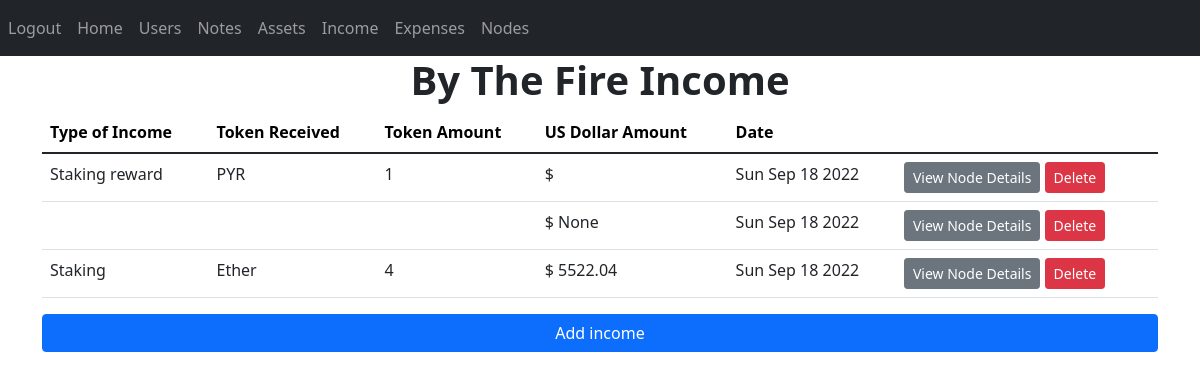
Screenshot of /income (signed in) with the database file from the repository.
### website/models.py (models this page shows)
class transactionIncome(db.Model):
    id = db.Column(db.Integer, primary_key=True)
    type = db.Column(db.String(50), default=None)
    token = db.Column(db.String(50), default=None)
    token_amount = db.Column(db.Integer, default=None)
    dollar_amount = db.Column(db.Integer, default=None)
    transaction_date = db.Column(db.DateTime(timezone-True), default=None)
    income_description = db.Column(db.String(10000), default=None)

### website/views.py (the view)
@views.route('/income', methods = ['GET', 'POST'])
@login_required
def income_home():
    income = transactionIncome.query.all()
    for row in income:
        row.transaction_date = row.transaction_date.strftime("%a %b %d %Y")
    return render_template('/income/income_home.html', user=current_user, income=income)

### website/__init__.py (called while the page is built)
def create_app():
    app = Flask(__name__)
    app.config['SECRET_KEY'] = '@ByTheFireGuild383'
    app.config['SQLALCHEMY_DATABASE_URI'] = f'sqlite:///{DB_NAME}'
    db.init_app(app)
    from .views import views
    from .auth import auth
    app.register_blueprint(views, url_prefix='/')
    app.register_blueprint(auth, url_prefix='/')
    from .models import User, Note, Asset
    create_database(app)
    admin = Admin(app)
    admin.add_view(ModelView(User, db.session))
    login_manager = LoginManager()
    login_manager.login_view = 'auth.login'
    login_manager.init_app(app)
    @login_manager.user_loader
    def load_user(id):
        return User.query.get(int(id))
    return app

### website/templates/income/income_home.html (shortened to what this page needs)
{% extends 'base.html' %}
{% block content %}
<h1 align="center"><strong>By The Fire Income</strong></h1>
    <table class="table table-sortable">
        <thead>
          <tr>
            <th scope="col">Type of Income</th>
            <th scope="col">Token Received</th>
            <th scope="col">Token Amount</th>
            <th scope="col">US Dollar Amount</th>
            <th scope="col">Date</th>
          </tr>
        </thead>
        <tbody>
        {% for row in income %}
          <tr>
            <td>{{ row.type }}</td>
            <td>{{ row.token }}</td>
            <td>{{ row.token_amount }}</td>
            <td>$ {{ row.dollar_amount }}</td>
            <td>{{ row.transaction_date }}</td>
            <td>
              <a href="#" class="btn btn-sm btn-secondary" role="button">View Node Details</a>
              <a href="/delete-income/{{ row.id }}" class="btn btn-sm btn-danger" role="button">Delete</a>
            </td>
          </tr>
        {% endfor %}
        </tbody>
    </table>
<div class="d-grid gap-2">
    <a href="/add-income" class="btn btn-primary role" role="button">Add income</a>
</div>
{% endblock %}

### website/templates/base.html (shortened to what this page needs)
<!DOCTYPE html>
<html>
    <head>
        <link
            href="https://cdn.jsdelivr.net/npm/bootstrap@5.1.3/dist/css/bootstrap.min.css"
            rel="stylesheet"
        />
        <link
            rel="stylesheet"
            href="https://cdnjs.cloudflare.com/ajax/libs/font-awesome/6.0.0/css/all.min.css"
        />
        <link
        rel="stylesheet"
        href="./static/css/tablesort.css"
        />
    </head>
    <body>
        <nav class="navbar navbar-expand-lg navbar-dark bg-dark">
            <div class="collapse navbar-collapse" id="navbarSupportedContent">
                <div class="navbar-nav">
                    {% if user.is_authenticated %}
                    <a class="nav-item nav-link" id="logout" href="/logout">Logout</a>
                    <a class="nav-item nav-link" id="home" href="/">Home</a>
                    <a class="nav-item nav-link" id="users" href="/users">Users</a>
                    <a class="nav-item nav-link" id="notes" href="/notes">Notes</a>
                    <a class="nav-item nav-link" id="assets" href="/view-assets">Assets</a>
                    <a class="nav-item nav-link" id="transactions" href="/income">Income</a>
                    <a class="nav-item nav-link" id="transactions" href="/expenses">Expenses</a>
                    <a class="nav-item nav-link" id="transactions" href="/view-nodes">Nodes</a>
                    {% else %}
                    <a class="nav-item nav-link" id="login" href="/login">Login</a>
                    <a class="nav-item nav-link" id="signUp" href="/sign-up">Sign Up</a>
                    <a class="nav-item nav-link" id="users" href="/users">Users</a>
                    {% endif %}
                </div>
            </div>
        </nav>
        <div class="container">
            {% block content %}
            {% endblock %}
        </div>
    </body>
</html>

### website/static/css/tablesort.css (style rules this page uses)
.table thead tr { background-color: rgba(255, 115, 0, 0.945); color: rgb(0, 0, 0); text-align: left; }
.table-sortable th { cursor: pointer; }

### website/templates/income/income_home.html (style rules this page uses)
.table thead tr { background-color: white; color: rgb(0, 0, 0); text-align: left; }

### rows the page displays
transactionIncome: type "Staking reward", token "PYR", token_amount "1", transaction_date "Sun Sep 18 2022"
transactionIncome: dollar_amount "None", transaction_date "Sun Sep 18 2022"
transactionIncome: type "Staking", token "Ether", token_amount "4", dollar_amount "5522.04", transaction_date "Sun Sep 18 2022"
